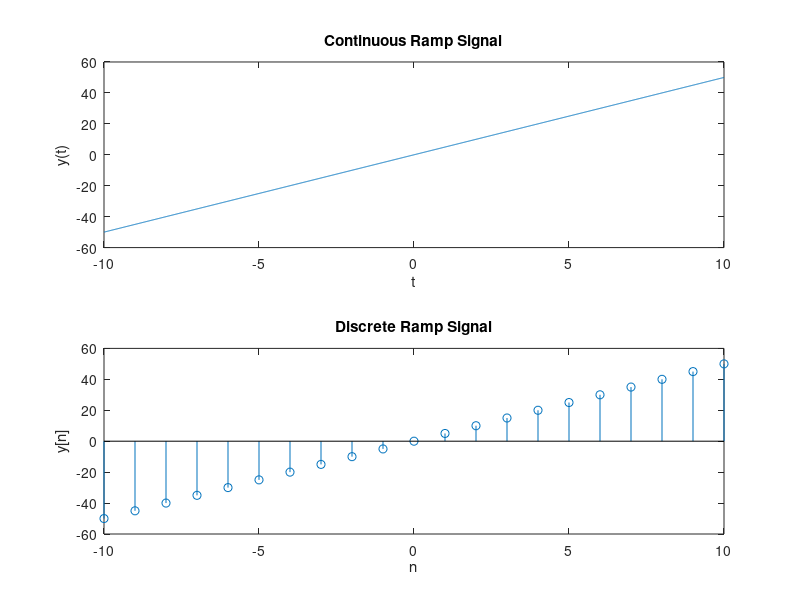

Source code (MATLAB):
t=-10:0.01:10;
n=-10:10;
m = input('Enter the value of m\n');
y=m*t;
z=m*n;
subplot(2,1,1);
plot(t,y);
xlabel('t');
ylabel('y(t)');
title('Continuous Ramp Signal');
subplot(2,1,2);
stem(n,z);
xlabel('n');
ylabel('y[n]');
title('Discrete Ramp Signal');
